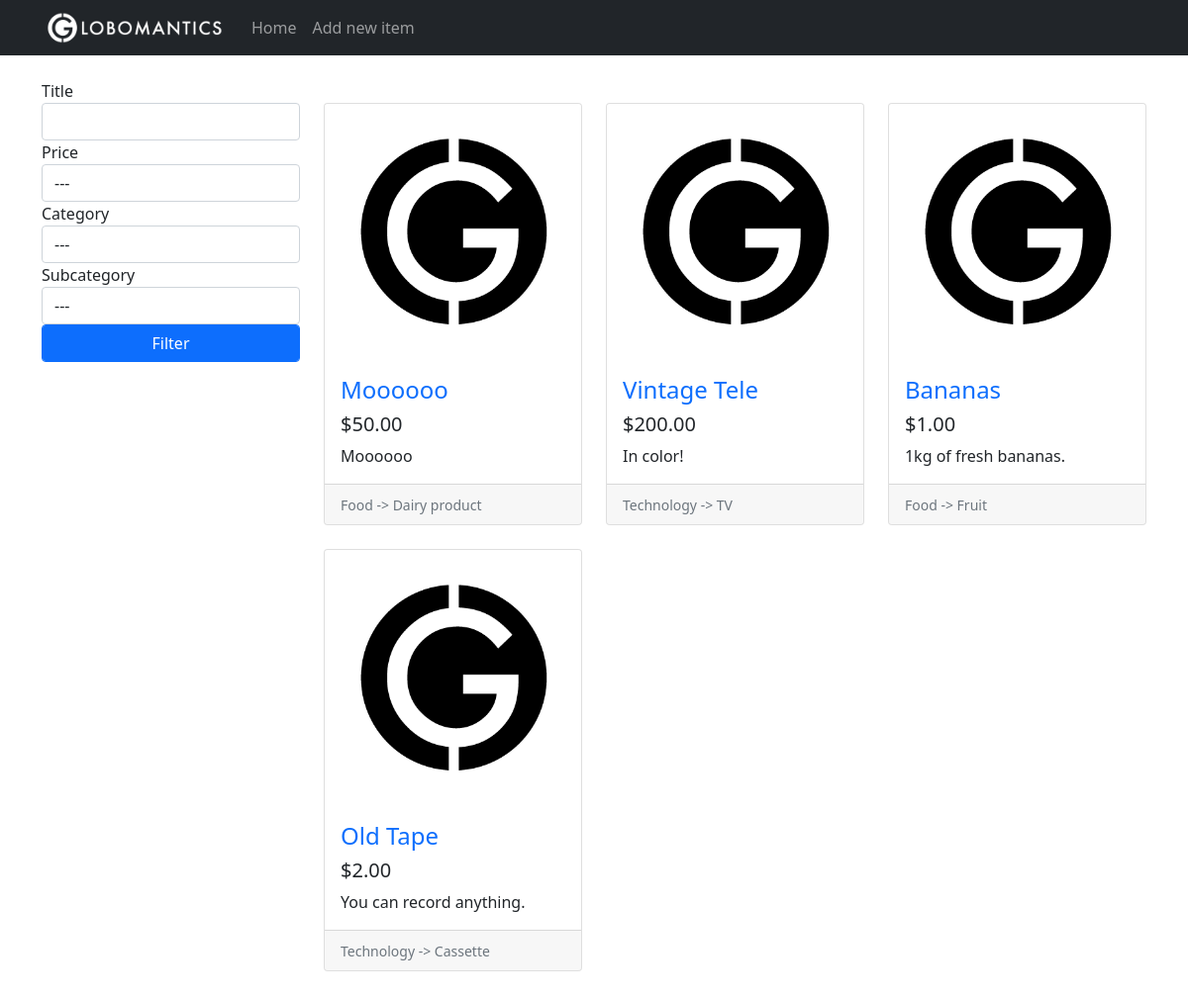
The page /home on the database its author committed.
### tables this page shows
CREATE TABLE items(
                    id              INTEGER PRIMARY KEY AUTOINCREMENT,
                    title           TEXT,
                    description     TEXT,
                    price           REAL,
                    image           TEXT,
                    category_id     INTEGER,
                    subcategory_id  INTEGER,
                    FOREIGN KEY(category_id) REFERENCES categories(id),
                    FOREIGN KEY(subcategory_id) REFERENCES subcategories(id)
);

CREATE TABLE categories(
                    id              INTEGER PRIMARY KEY AUTOINCREMENT,
                    name            TEXT
);

CREATE TABLE subcategories(
                    id              INTEGER PRIMARY KEY AUTOINCREMENT,
                    name            TEXT,
                    category_id     INTEGER,
                    FOREIGN KEY(category_id) REFERENCES categories(id)
);

### app.py (the view)
@app.route('/home')
def home():
    conn = get_db()
    c = conn.cursor()
    form = FilterForm(request.args, meta={"csrf: False"})
    c.execute("SELECT id, name FROM categories")
    categories = c.fetchall()
    categories.insert(0, (0, "---"))
    form.category.choices = categories
    c.execute("SELECT id, name FROM subcategories WHERE category_id = ?", (1,))
    subcategories = c.fetchall()
    subcategories.insert(0, (0, "---"))
    form.subcategory.choices = subcategories
    query = """SELECT
                    i.id, i.title, i.description, i.price, i.image, c.name, s.name
                    FROM
                    items AS i
                    INNER JOIN categories AS c ON i.category_id = c.id
                    INNER JOIN subcategories AS s ON i.subcategory_id = s.id"""
    print(query)
    if form.validate():
        filter_queries = []
        parameters = []
        if form.title.data:
            filter_queries.append("i.title LIKE ?")
            parameters.append("%", + form.title.data + "%")
        if form.category.data:
            filter_queries.append("i.category_id = ?")
            parameters.append(form.category.data)
        if form.subcategory.data:
            filter_queries.append("i.subcategory_id = ?")
            parameters.append(form.subcategory.data)
        if filter_queries:
            query += " WHERE "
            query += " AND ".join(filter_queries)
        if form.price.data:
            if form.price.data == 1:
                query += " ORDER BY i.price DESC "
            else:
                query += " ORDER BY i.price"
        else:
            query += " ORDER BY i.id DESC "
        items_from_db = c.execute(query, tuple(parameters))
    else:
        items_from_db = c.execute(query + " ORDER BY i.id DESC ")
        print("nope")
    items = []
    for row in items_from_db:
        item = {
            "id": row[0],
            "title": row[1],
            "description": row[2],
            "price": row[3],
            "image": row[4],
            "category": row[5],
            "subcategory": row[6]
        }
        items.append(item)
    return render_template('home.html', items=items, form=form)

### app.py
class FilterForm(FlaskForm):
    title = StringField("Title", validators=[Length(max=20)])
    price = SelectField("Price", coerce=int, choices=[(0, "---"), (1, "Max to Min"), (2, "Min to Max")])
    category = SelectField("Category", coerce=int)
    subcategory = SelectField("Subcategory", coerce=int)
    submit = SubmitField("Filter")

### app.py (called while the page is built)
def get_db():
    db = getattr(g, "_database", None)
    if db is None:
        db = g._database = sqlite3.connect("db/globomantics.db")
    return db

@app.teardown_appcontext
def close_connection(exception):
    db = getattr(g, "_database", None)
    if db is not None:
        db.close()

### templates/home.html (shortened to what this page needs)
{% extends 'base.html' %}
{% set active_page = 'home' %}
{% block content %}
    <div class="row">
        <div class="col-lg-3">
            <div class="my-4">
                <form action="{{ url_for('home') }}" method="GET">
                    <div class="form-group">
                        {{ form.title.label }}
                        {{ form.title(class="form-control") }}
                    </div>
                    <div class="form-group">
                        {{ form.price.label }}
                        {{ form.price(class="form-control") }}
                    </div>
                    <div class="form-group">
                        {{ form.category.label }}
                        {{ form.category(class="form-control") }}
                    </div>
                    <div class="form-group">
                        {{ form.subcategory.label }}
                        {{ form.subcategory(class="form-control") }}
                    </div>
                        {{ form.submit(class="btn btn-primary form-control") }}
                </form>
            </div>
        </div>
        <div class="col-lg-9">
            <div class="row my-5 card-wrapper">
                {% if items %}
                {% for item in items %}
                <div class="col-lg-4 col-md-6 mb-4">
                    <div class="card h-100">
                        <div class="embed-responsive embed-responsive-16by9">
                            <a href="{{ url_for('item', item_id=item.id) }}">
                                <img class="card-img-top embed-responsive-item" src="{{ url_for('static', filename='css/images/placeholder.png') }}">
                            </a>
                        </div>
                        <div class="card-body">
                            <h4 class="card-title">
                                <a href="{{ url_for('item', item_id=item.id) }}">{{ item.title }}</a>
                            </h4>
                            <h5>{{ "$%.2f" | format(item.price) }}</h5>
                            <p class="card-text">{{ item.description }}</p>
                        </div>
                        <div class="card-footer">
                            <small class="text-muted">
                                {{ item.category }} -> {{ item.subcategory }}
                            </small>
                        </div>
                    </div>
                </div>
                {% endfor %}
                {% else %}
                <h1 class="offset-lg-3">No items to show</h1>
                {% endif %}
            </div>
        </div>
    </div>
{% endblock %}

### templates/base.html (shortened to what this page needs)
<!DOCTYPE html>
<html lang="en">
<head>
    <link href="https://cdn.jsdelivr.net/npm/bootstrap@5.1.3/dist/css/bootstrap.min.css" rel="stylesheet">
    <link rel="stylesheet" href="{{ url_for('static', filename='/css/style.css') }}">
</head>
<body>
    <nav class="navbar navbar-expand-lg navbar-dark bg-dark fixed-top">
        <div class="container">
            <a href="{{ url_for('home') }}" class="navbar-brand">
                <img src="{{ url_for('static', filename='/css/images/logo.png') }}" height="40px">
            </a>
            <div class="collapse navbar-collapse" id="navbarResponsive">
                <ul class="navbar-nav ml-auto">
                    <li class="nav-item {{ 'active' if active_page == 'home' else '' }}">
                        <a href="{{ url_for('home') }}" class="nav-link">Home</a>
                    </li>
                    <li class="nav-item {{ 'active' if active_page == 'new_item' else '' }}">
                        <a href="{{ url_for('new_item') }}" class="nav-link">Add new item</a>
                    </li>
                </ul>
            </div>
        </div>
    </nav>
    <div class="container">
        {% block content %}
        {% endblock %}
    </div>
</body>
</html>

### static/css/style.css (style rules this page uses)
body { padding-top: 56px; }
.navbar-brand { padding-top: 0rem; padding-bottom: 0rem; }
.card-img-top { object-fit: cover; }
a { text-decoration: none; }

### rows shown on the page
items: title "Moooooo", price "$50.00", description "Moooooo", category "Food", subcategory "Dairy product"
items: title "Vintage Tele", price "$200.00", description "In color!", category "Technology", subcategory "TV"
items: title "Bananas", price "$1.00", description "1kg of fresh bananas.", category "Food", subcategory "Fruit"
items: title "Old Tape", price "$2.00", description "You can record anything.", category "Technology", subcategory "Cassette"
